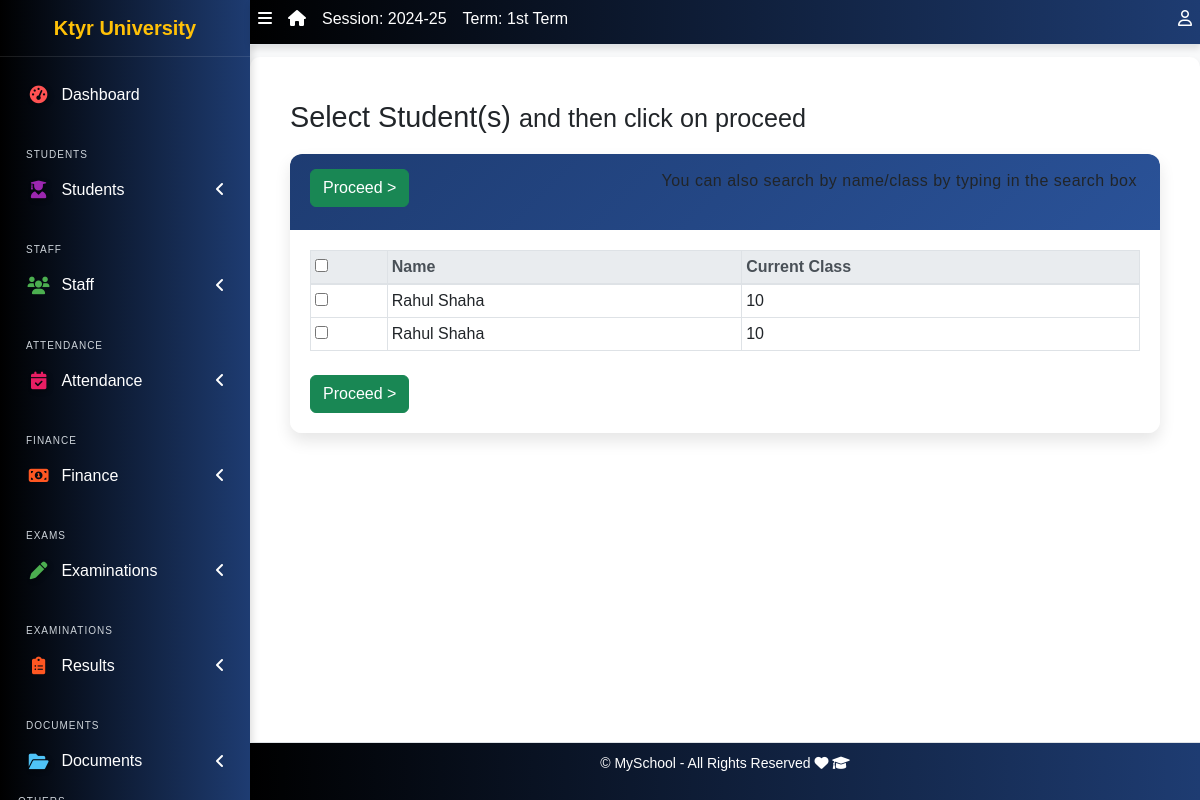
The page /result/create/ (signed in) on the database as committed earlier.
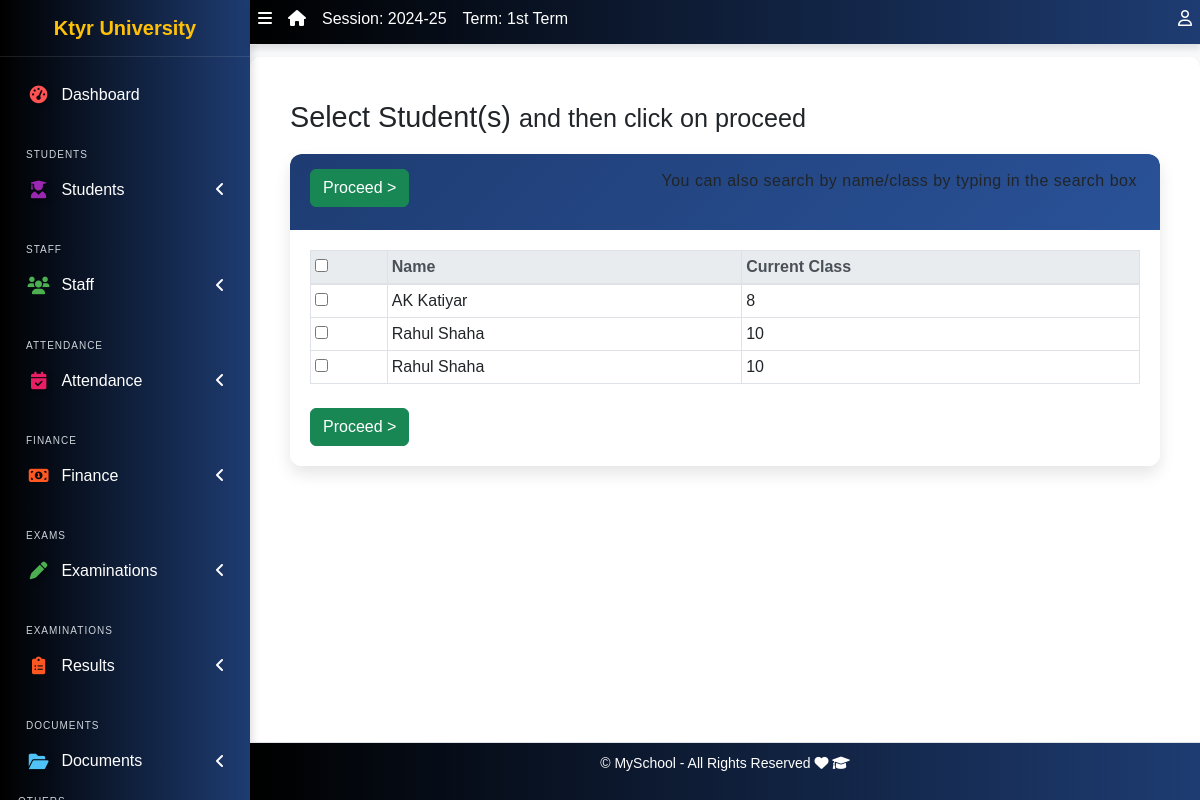
The same page on the database as committed later.
### apps/students/models.py (models this page shows, shortened)
class Student(models.Model):
    STATUS_CHOICES = [("active", "Active"), ("inactive", "Inactive")]
    GENDER_CHOICES = [("male", "Male"), ("female", "Female")]
    category = [("N/A", "N/A"),("Gen", "Gen"), ("OBC", "OBC"), ("SC/ST", "SC/ST"), ("Other", "Other")]
    current_status = models.CharField(
        max_length=10, choices=STATUS_CHOICES, default="active"
    )
    registration_number = models.CharField(max_length=200, unique=True, null=True, blank=True)
    fullname = models.CharField(max_length=200)
    gender = models.CharField(max_length=10, choices=GENDER_CHOICES, default="male")
    category = models.CharField(max_length=10, choices=category, default="N/A")
    aadhar_validator = RegexValidator(
    regex=r'^\d{12}$',
    message="Aadhaar number must be exactly 12 digits.",
    code='invalid_aadhar'
    )
    aadhar = models.CharField(validators=[aadhar_validator], max_length=12, blank=True)
    date_of_birth = models.DateField(default=timezone.now)
    current_class = models.ForeignKey(
        'corecode.StudentClass',
        on_delete=models.SET_NULL,
        blank=True,
        null=True
    )
    section = models.CharField(max_length=10, blank=True)
    date_of_admission = models.DateField(default=timezone.now)
    mobile_num_regex = RegexValidator(
        regex="^[0-9]{10,15}$", message="Entered mobile number isn't in a right format!"
    )
    mobile_number = models.CharField(
        validators=[mobile_num_regex], max_length=13, blank=True
    )
    Father_name = models.CharField(max_length=255, null=False, blank=False)
    Father_mobile_number = models.CharField( validators=[mobile_num_regex] ,max_length=15,)
    Father_aadhar = models.CharField(validators=[aadhar_validator], max_length=12, blank=True)
    Mother_name = models.CharField(max_length=255, null=True, blank=True)
    address = models.TextField(blank=True)
    others = models.TextField(blank=True)
    passport = models.ImageField(blank=True, upload_to="students/passports/")
    class Meta:
        ordering = ["fullname",]
    def __str__(self):
        return f"{self.fullname} "

### apps/corecode/models.py (models this page shows)
class StudentClass(models.Model):
    name = models.CharField(max_length=200, unique=True)
    class Meta:
        verbose_name = "Class"
        verbose_name_plural = "Classes"
        ordering = ["name"]
    def __str__(self):
        return self.name

### apps/result/views.py (the view, shortened to what this page needs)
# urls.py: path("create/", create_result, name="create-result"),
@login_required
def create_result(request):
    students = Student.objects.all()
    return render(request, "result/create_result.html", {"students": students})

### apps/corecode/context_processors.py (called while the page is built)
def site_defaults(request):
    current_session = AcademicSession.objects.get(current=True)
    current_term = AcademicTerm.objects.get(current=True)
    vals = SiteConfig.objects.all()
    contexts = {
        "current_session": current_session.name,
        "current_term": current_term.name,
    }
    for val in vals:
        contexts[val.key] = val.value
    return contexts

def global_college_profile(request):
    try:
        profile = CollegeProfileModel.objects.first()
    except CollegeProfileModel.DoesNotExist:
        profile = None
    return {'profile': profile}

### apps/result/templates/result/create_result.html (shortened to what this page needs)
{% extends 'base.html' %}
{% block title %}
  Select Student(s) <span class="small">and then click on proceed</span>
{% endblock title %}
{% block content-header %}
  <form method="POST">
  <div class="card-header">
    <h3 class="card-title">
      <input type="submit" class="btn btn-success" value="Proceed >">
    </h3>
    <div class="card-tools">
      <p class="small btn btn-tool">You can also search by name/class by typing in the search box</p>
    </div>
  </div>
{% endblock content-header %}
{% block content %}
  <table id="studenttable" class="table table-sm table-bordered" data-page-length='100'>
    <thead class="thead-light">
      <tr>
        <th><input type="checkbox" id="selecter"></th>
        <th>Name</th>
        <th>Current Class</th>
      </tr>
    </thead>
    <tbody>
      {% for student in students %}
        <tr>
          <td><input type="checkbox" id="{{ student.id }}" name="students" value="{{ student.id}}"></td>
          <td>{{student}} </td>
          <td>{{student.current_class}}</td>
        </tr>
      {% endfor %}
    </tbody>
  </table>
  <input type="submit" class="btn btn-success mt-2" value="Proceed >">
</form>
{% endblock content %}

Rows that differ between the two databases and show on the page:
added Student: fullname "AK Katiyar", current_class "8"
